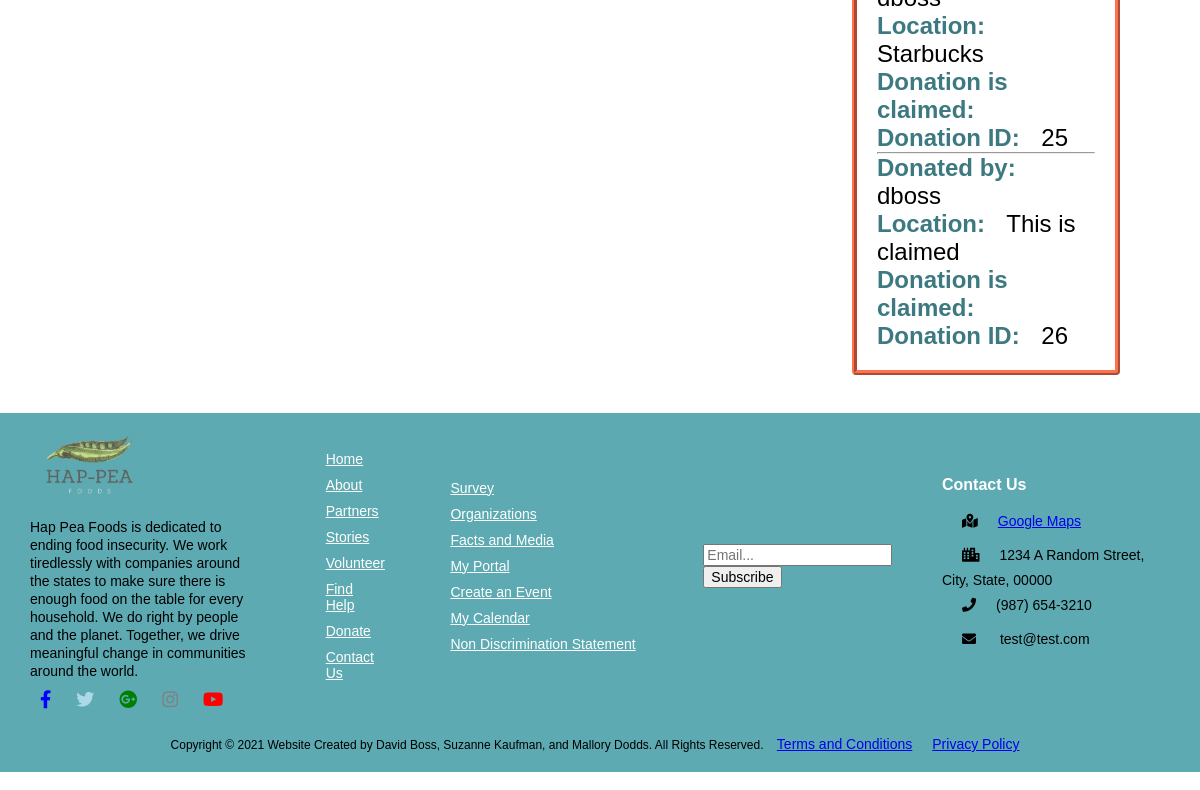
/donate/search/ (lower part), run on an earlier commit of the app's database.
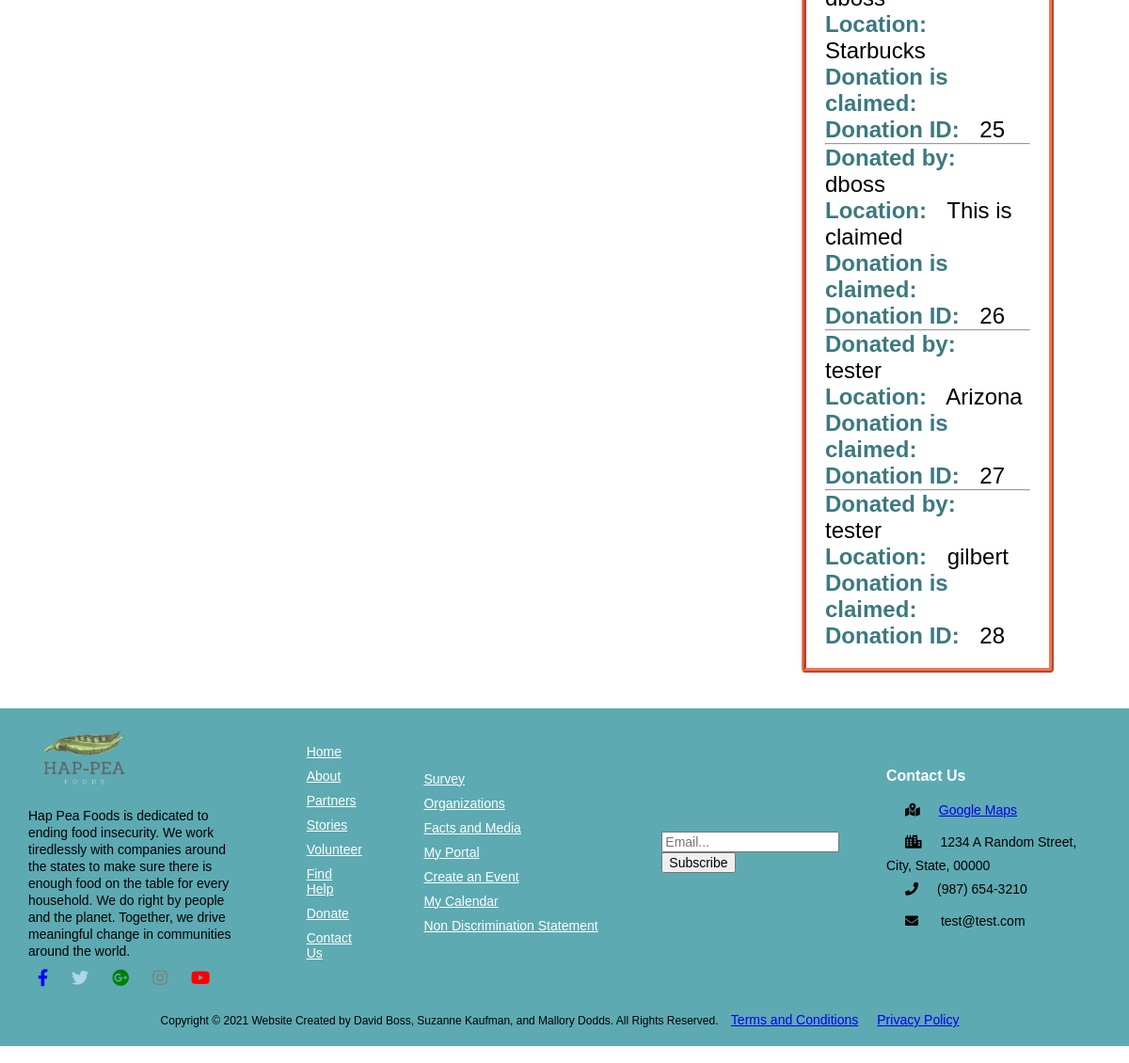
And on a later commit of the database.
### donations/models.py (models this page shows)
class Donation(models.Model):
    userName = models.CharField(max_length=25,)
    donationDate = models.DateField()
    locationName = models.CharField(max_length=25,)
    createdBy = models.ForeignKey(User, default=None, on_delete=models.CASCADE)

### donations/views.py (the view)
def search(request):
    if request.method == 'POST':
        form = forms.ClaimedDonation(request.POST) #Use if no images on form
        if form.is_valid():
            instance = form.save(commit=False)
            instance.contact = request.user
            instance.save()
            pk = instance.pk
            return redirect('home')
    else:
        inner_qs = ClaimedDonation.objects.all()
        donation_list = Donation.objects.filter(claimeddonation = None)
        donation_filter = DonationFilter(request.GET, queryset=donation_list)
        form = forms.ClaimedDonation()
        return render(request, 'donations/donations_list.html', {'filter': donation_filter, 'form':form})

### donations/forms.py (shortened to what this page needs)
class ClaimedDonation(forms.ModelForm):
    class Meta:
        model = models.ClaimedDonation
        donation_list = Donation.objects.filter(claimeddonation = None)
        donationClaimed = forms.ModelMultipleChoiceField(queryset=donation_list)
        fields = ['donationClaimed', 'claimingOrg', 'pickupDate',]

### donations/templates/donations/donations_list.html (shortened to what this page needs)
{% extends 'base_layout.html' %}
{% block content %}
  <div class="d-container">
    <div class="d-row">
      <div class="d-col">
      </div>
      <div class="d-col">
      </div>
      <div class="d-col">
        <div class="filter">
          <ul class="d-list">
          {% for donation in filter.qs %}
            <hr>
            <p><span>Donated by:</span> {{ donation.createdBy }}</p>
            <p><span>Location:</span> {{ donation.locationName }}</p>
            <p><span>Donation is claimed:</span> {{donation.claimed}}</p>
            <p><span>Donation ID:</span> {{donation.pk}}</p>
          {% endfor %}
          </ul>
        </div>
      </div>
    </div>
  </div>
{% endblock %}

### templates/base_layout.html (shortened to what this page needs)
{% load static %}
<!DOCTYPE html>
<html lang="en" dir="ltr">
  <head>
    <link rel="stylesheet" href="{% static 'css/style.css' %}">
    <link rel="stylesheet" href="https://cdnjs.cloudflare.com/ajax/libs/font-awesome/5.15.2/css/all.min.css">
  </head>
  <body>
    <div class="wrapper_container">
      {% block content %}
      {% endblock %}
    </div>
    <footer>
          <div class="foot-container">
            <div class="foot-columns">
              <div class="about">
                <div class="statement">
                  <img src="{% static 'logo2.jpg' %}" class="img-logo" alt="peas">
                  <p> Hap Pea Foods is dedicated to ending food insecurity. We work tiredlessly with companies around the states to make sure there is enough food on the table for every household.  We do right by people and the planet. Together, we drive meaningful change in communities around the world.</p>
                </div>
                <div class="sm">
                  <i class="fab fa-facebook-f" style="color: blue"></i>
                  <i class="fab fa-twitter" style="color: lightblue"></i>
                  <i class="fab fa-google-plus" style="color: green"></i>
                  <i class="fab fa-instagram" style="color: grey"></i>
                  <i class="fab fa-youtube" style="color: red"></i>
                </div>
              </div>
              <div class="foot-links">
                <ul>
                  <li><a href="{% url 'home' %}">Home</a></li>
                  <li><a href="{% url 'about' %}">About</a></li>
                  <li><a href="{% url 'partners' %}">Partners</a></li>
                  <li><a href="{% url 'stories:stories' %}">Stories</a></li>
                  <li><a href="{% url 'volunteer' %}">Volunteer</a></li>
                  <li><a href="{% url 'find_help' %}">Find Help</a></li>
                  <li><a href="{% url 'donations:donations' %}">Donate</a></li>
                  <li><a href="{% url 'contact' %}">Contact Us</a></li>
                </ul>
              </div>
              <div class="foot-links-2">
                <ul>
                  <li><a href="{% url 'survey' %}">Survey</a></li>
                  <li><a href="{% url 'organizations' %}">Organizations</a></li>
                  <li><a href="{% url 'facts' %}">Facts and Media</a></li>
                  <li><a href="{% url 'portal' %}">My Portal</a></li>
                  <li><a href="{% url 'createevent' %}">Create an Event</a></li>
                  <li><a href="{% url 'mycalendar' %}">My Calendar</a></li>
                  <li><a href="{% url 'non_disc_stmt' %}">Non Discrimination Statement</a></li>
                </ul>
              </div>
              <div class="subscribe">
                <form action="/action_page.php">
                  <input type="email" placeholder="Email..." name="email">
                  <button type="submit">Subscribe</button>
                </form>
              </div>
              <div class="contact">
                <h2>Contact Us</h2>
                <ul>
                  <li><i class="fa fa-map-marked-alt" style="color: black"></i><a href="https://maps.google.com">Google Maps</a></li>
                  <li><i class="fa fa-city" style="color: black"></i>1234 A Random Street, City, State, 00000</li>
                  <li><i class="fa fa-phone" style="color: black"></i>(987) 654-3210</li>
                  <li><i class="fa fa-envelope" style="color: black"></i> test@test.com</li>
              </ul>
              </div>
            </div>
            <div class="foot-columns">
              <div class="copyright">
                <p>Copyright &copy; 2021 Website Created by David Boss, Suzanne Kaufman, and Mallory Dodds. All Rights Reserved.  <a href="{% url 'terms_cond' %}">Terms and Conditions</a><a href="{% url 'privacy' %}">Privacy Policy</a></p>
              </div>
            </div>
          </div>
        </footer>
  </body>
</html>

### static/css/style.css (style rules this page uses)
* { margin: 0; font-family: Arial, Helvetica, sans-serif; font-size: 18px; }
.sm i { padding: 10px 10px; }
.img-logo { height: 40px; padding: 0 10px; }
.wrapper_container { max-width: 90%; margin: 0 auto; }
footer { background: #5DAAB2; }
.foot-container { width: 95%; margin: 0 auto; }
.foot-columns { display: flex; margin: 1em 0; justify-content: space-between; align-items: center; }
.about { width: 20%; }
.statement img { height: 100px; }
.statement p { font-size: 14px; line-height: 1rem; }
.foot-links { width: 5%; }
.foot-links ul, .foot-links-2 ul { list-style-type: none; margin: 0; padding: 0; }
.foot-links li, .foot-links-2 li { padding: 5px 0; }
.foot-links a:link, .foot-links-2 a:link { color: #FFF; width: 10%; font-size: 14px; }
.subscribe { width: 15%; }
.subscribe input[type=email] { font-size: 14px; }
.subscribe button[type=submit] { font-size: 14px; }
.contact { width: 20%; }
.contact h2 { color: #FFF; padding-bottom: 10px; font-size: 16px; }
.contact ul { list-style-type: none; margin: 0; padding: 0; }
.contact a, li { font-size: 14px; }
.contact i { padding: 10px 20px; font-size: 14px; }
.copyright { text-align: center; width: 100%; padding-bottom: 20px; }
.copyright p { font-size: 12px; }
.copyright a { padding: 0 10px; font-size: 14px; }
.d-container { width: 100%; margin: 0 auto; }
.d-row { display: flex; justify-content: space-between; }
.d-col { padding: 20px; }
.filter { border: 5px solid #ff704d; border-style: ridge; border-radius: 4px; margin: auto; }
.d-list { padding: 20px; margin: 0; }

What changed in the data, as far as the page shows it:
added Donation: createdBy "tester", locationName "Arizona", pk "27"
added Donation: createdBy "tester", locationName "gilbert", pk "28"
